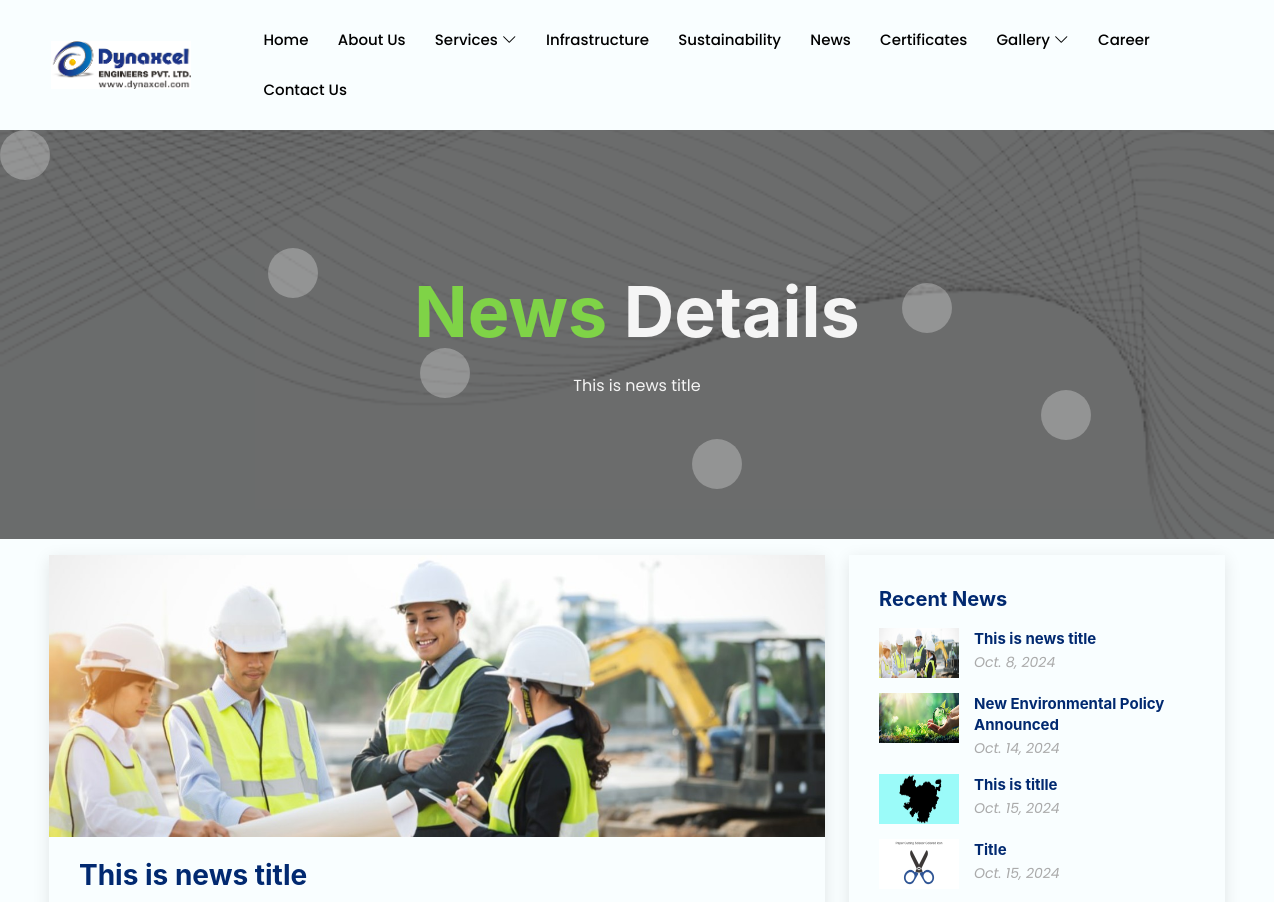
The page /web/web_news_details/5 (upper part) on the database as committed earlier.
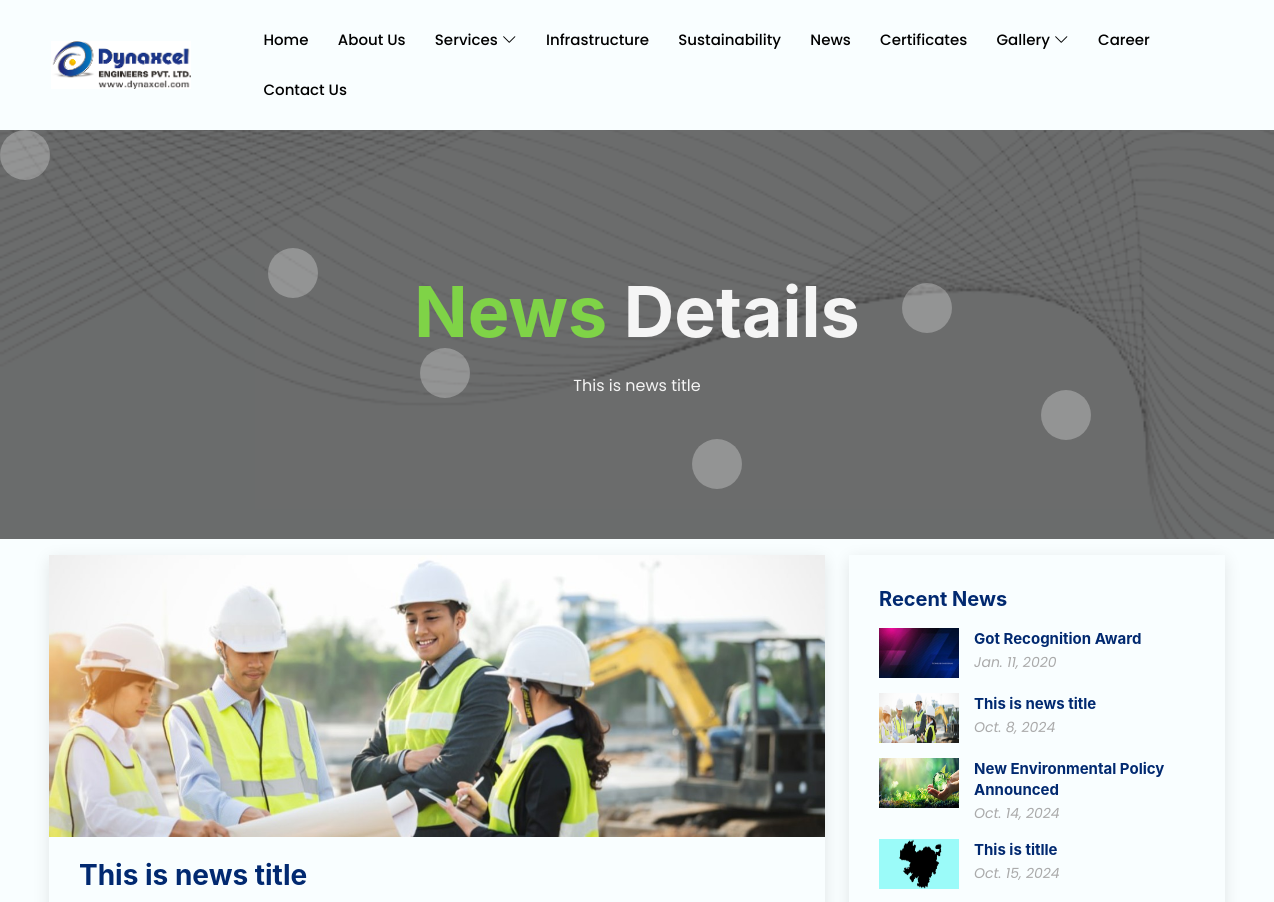
The same page on the database as committed later.
### WebAdmin/models.py (models this page shows, shortened)
class News(models.Model):
    title=models.CharField(max_length=200)
    content=models.TextField()
    thumbnail = models.ImageField(upload_to="news_thumbnail/",  help_text="Recommended Size 1280 x 720 (landscape)", blank=True, null=True)
    is_active = models.BooleanField(default=True)
    date=models.DateField(null=True, auto_now=False, auto_now_add=False)

### WebApp/views.py (the view, shortened to what this page needs)
# urls.py: path('web_news_details/<int:id>', web_news_details, name="web_news_details"),
def web_news_details(request,id):
    try:
        latest_news = News.objects.select_related().order_by('-id')[:10]
        news_details = get_object_or_404(News, id=id)
        photos_videos = NewsPhotosVideos.objects.filter(news=news_details)
        video_data=[]
        data={"latest_news":latest_news,
              "news_details": news_details,
              'video_data': video_data,
              'photos_videos':photos_videos
              }
        return render(request, "web_news_details.html", data)
    except Exception as e:
        return render(request, "404.html", status=404)

### WebApp/templates/web_news_details.html (shortened to what this page needs)
{% extends "website_base.html" %}
{% load static %}
{% block content %}
<link rel="stylesheet" href="{% static 'website/css/uikit.css' %}" />
<section class="page-header">
  <div class="container-fluid">
    <div class="row">
      <div class="col-lg-12 text-center text-light">
        <h1 class="text-light heading-title heading-text" style="font-weight:700; "><span
          class="text-primary">News</span> Details </h1>
          <p>{{news_details.title}}</p>
      </div>
    </div>
  </div>
  <div class="shape-container">
    <div class="shape circle"></div>
  </div>
</section>
<section id="blog" class="blog mt-3">
  <div class="container" data-aos="fade-up">
    <div class="row">
      <div class="col-lg-8 entries mb-3">
        <article class="entry entry-single">
          <div class="entry-img">
            <img src="{{news_details.thumbnail.url}}" alt="" class="img-fluid"  loading="lazy">
          </div>
          <h2 class="entry-title">
            <a href="">{{news_details.title}}</a>
          </h2>
        </article>
      </div>
      <div class="col-lg-4 mb-3">
        <div class="sidebar">
          <h3 class="sidebar-title">Recent News</h3>
          <div class="sidebar-item recent-posts">
            {% for i in latest_news %}
            <div class="post-item clearfix">
              <img src="{{i.thumbnail.url}}" alt="" style="height:50px; "  loading="lazy">
              <h4><a href="{% url "web_news_details" i.id %}"> {{i.title}}</a></h4>
              <time datetime="2020-01-01">{{i.date}}</time>
            </div>
            {% endfor %}
          </div>
        </div>
      </div>
    </div>
  </div>
</section>
{% endblock content %}

Rows that differ between the two databases and show on the page:
no longer on this page (row unchanged): News: thumbnail (picture), title "Title", date "Oct. 15, 2024"
added News: thumbnail (picture), title "Got Recognition Award", date "Jan. 11, 2020"
